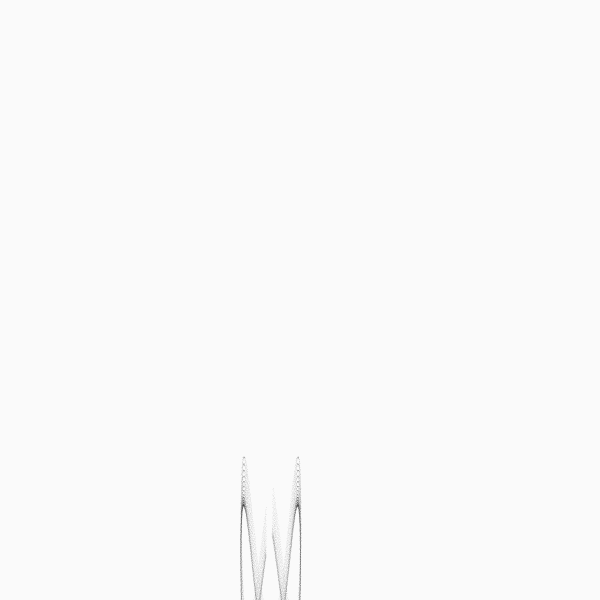
Frame 1 (no input)
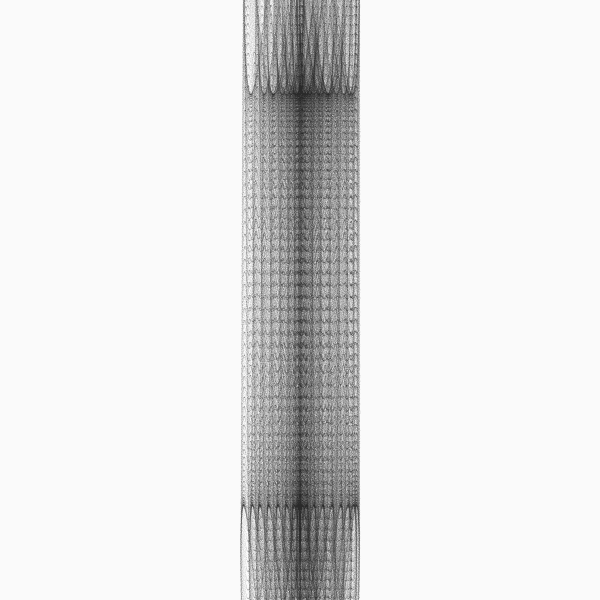
Frame 60 (the mouse pressed at the canvas centre just before this capture)
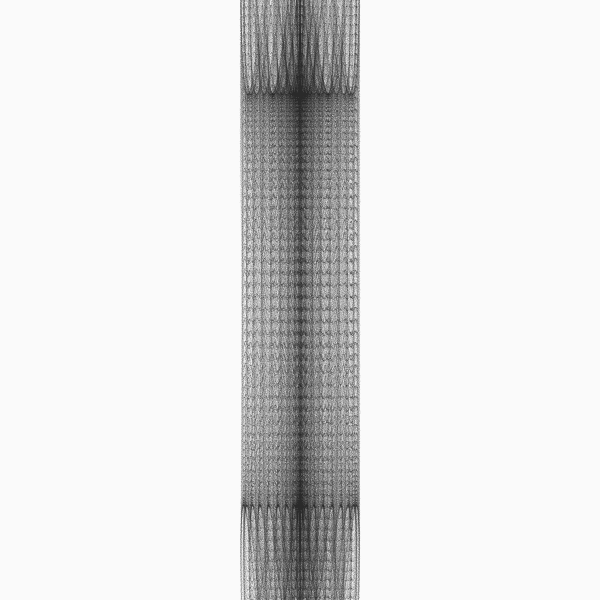
Frame 120 (the mouse held since frame 60 and released just before this capture)

The Processing sketch that drew these frames (run headless with seeded random() and noise(); from frame 60 on, the mouse is pressed at the canvas centre):

// Processing sketch: build
// ── build.pde
// Variations on Fractal Flames : Part_10
// https://generateme.wordpress.com/2016/04/11/folds/
// a differential of pdj function

float x1, y1, x2, y2; // function domain
float step; // step within domain
float y;
boolean go = true;

// parameterization P={pdj_a,pdj_b,pdj_c,pdj_d}
float pdj_a = 1.0111;
float pdj_b = -1.011;
float pdj_c = 2.8;
float pdj_d = 10.2;

// sech parameters
float cosh(float x) { return 0.5 * (exp(x) + exp(-x)); }
float sinh(float x) { return 0.5 * (exp(x) - exp(-x)); }

void setup() {
  size(600, 600);
  background(250);
  smooth(8);
  noFill();
  stroke(20, 15);
  strokeWeight(0.9);

  x1 = y1 = -3;
  x2 = y2 = 3;
  y = y1;
  step = ( x2 - x1 ) / ( 2.321 * width );
}

void draw() {
  if (go) {
    for ( int i = 0; ( i < 20 )&go; i++ ) { // draw 20 lines at once
      for ( float x = x1; x <= x2; x += step ) {
        drawVariation(x, y);
      }
      y += step;
      if ( y > y2 ) {
        go = false;
        println( "done" );
      }
    }
  }
}

void drawVariation( float x, float y ) {
  PVector v = new PVector(x, y);
  float amount = 1.0;

  /* v = sinusoidal(v, amount); */
  /* v = hyperbolic(v, amount); */
  /* v = pdj(v, amount); */
  /* v = julia( v, amount ); */
  /* v = sech( v, amount ); */

  // combinations 
  // julia o sech
  /* v = julia(sech(v, amount), amount); */

  // power is a multiple combination of the same function
  /* for (int i=0; i<5; i++) { */
  /*   v = hyperbolic(v, amount); */
  /* } */

  v = d_pdj(v, amount);

  float xx = map( v.x+0.003*randomGaussian(), x1, x2, 20, width-20 );
  float yy = map( v.y+0.003*randomGaussian(), y1, y2, 20, height-20 );
  point( xx, yy );
}

PVector sinusoidal(PVector v, float amount) {
  return new PVector( amount * sin( v.x ), amount * sin( v.y ) );
}

PVector hyperbolic( PVector v, float amount ) {
  float r = v.mag() + 1.0e-10;
  float theta = atan2( v.x, v.y );
  float x = amount * sin( theta ) / r;
  float y = amount * cos( theta ) * r;
  return new PVector( x, y );
}

PVector pdj( PVector v, float amount ) {
  return new PVector( 
    amount * ( sin( pdj_a * v.y ) - cos( pdj_b * v.x ) ),
    amount * ( sin( pdj_c * v.x ) - cos( pdj_d * v.y ) )
      );
}

// differential of a pdj
PVector d_pdj( PVector v, float amount ) {
  float h = 0.1; // step
  float sqrth = sqrt(h);
  PVector v1 = pdj(v, amount);
  PVector v2 = pdj(new PVector(v.x+h, v.y+h), amount);
  return new PVector( (v2.x-v1.x)/sqrth, (v2.y-v1.y)/sqrth );
}

PVector julia( PVector v, float amount ) {
  float r = amount * sqrt( v.mag() );
  float theta = 0.5 * atan2( v.x, v.y ) + (int)( 2.0 * random( 0, 1 ) ) * PI;
  float x = r * cos( theta );
  float y = r * sin( theta );
  return new PVector( x, y );
}

PVector sech( PVector p, float weight ) {
  float d = cos( 2.0 * p.y ) + cosh( 2.0 * p.x );
  if ( d != 0 ) d = weight * 2.0 / d;
  return new PVector( d * cos(p.y) * cosh(p.x), -d * sin(p.y) * sinh(p.x) );
}

// sum, substraction, multiplication and division of previous functions
PVector addF(PVector v1, PVector v2) {return new PVector(v1.x + v2.x, v1.y + v2.y);}
PVector subF(PVector v1, PVector v2) {return new PVector(v1.x - v2.x, v1.y - v2.y);}
PVector mulF(PVector v1, PVector v2) {return new PVector(v1.x * v2.x, v1.y * v2.y);}
PVector divF(PVector v1, PVector v2) {return new PVector(v2.x == 0 ? 0 : v1.x / v2.x, v2.y == 0 ? 0 : v1.y / v2.y);}
